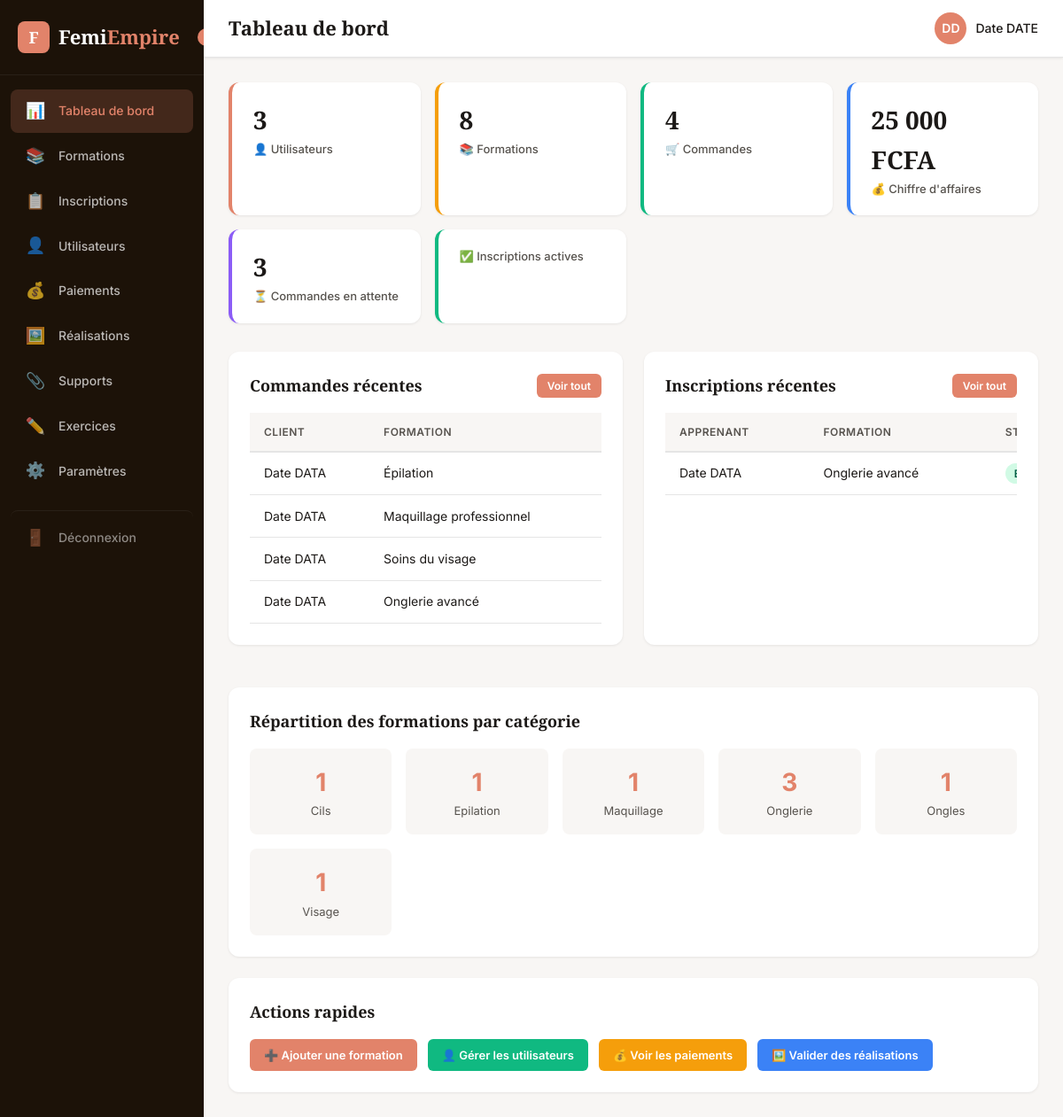
Page /pages/admin/index.php (signed in) on the committed database.
### tables this page shows
CREATE TABLE `commandes` (
  `id` int(11) NOT NULL,
  `utilisateur_id` int(11) NOT NULL,
  `formation_id` int(11) NOT NULL,
  `montant` decimal(10,2) NOT NULL,
  `status` enum('payee','en_attente','annulee') DEFAULT 'en_attente',
  `transaction_id` varchar(100) DEFAULT NULL,
  `logs` text DEFAULT NULL,
  `progression` int(11) DEFAULT 0,
  `modules_done` int(11) DEFAULT 0,
  `reference` varchar(50) DEFAULT NULL,
  `date_creation` timestamp NOT NULL DEFAULT current_timestamp(),
  `date_obtention` datetime DEFAULT NULL
);

CREATE TABLE `utilisateurs` (
  `id` int(11) NOT NULL,
  `prenom` varchar(100) NOT NULL,
  `nom` varchar(100) NOT NULL,
  `email` varchar(150) NOT NULL,
  `telephone` varchar(20) DEFAULT NULL,
  `password` varchar(255) NOT NULL,
  `role` enum('client','admin') DEFAULT 'client',
  `created_at` timestamp NOT NULL DEFAULT current_timestamp()
);

CREATE TABLE `formations` (
  `id` int(11) NOT NULL,
  `titre` varchar(255) NOT NULL,
  `description` text DEFAULT NULL,
  `image` varchar(255) DEFAULT NULL,
  `categorie` varchar(50) NOT NULL,
  `prix` decimal(10,2) NOT NULL DEFAULT 0.00,
  `duree` int(11) NOT NULL DEFAULT 0,
  `statut` enum('active','inactive') DEFAULT 'active',
  `created_at` timestamp NOT NULL DEFAULT current_timestamp()
);

### pages/admin/includes/functions.php (called while the page is built, shortened)
<?php
function formatPrice($price) {
    return number_format($price, 0, ',', ' ') . ' FCFA';
}
function getDashboardStats($pdo) {
    $stats = [];
    $stmt = $pdo->query("SELECT COUNT(*) as total FROM utilisateurs WHERE role != 'admin'");
    $stats['utilisateurs'] = $stmt->fetch()['total'] ?? 0;
    $stmt = $pdo->query("SELECT COUNT(*) as total FROM formations");
    $stats['formations'] = $stmt->fetch()['total'] ?? 0;
    $stmt = $pdo->query("SELECT COUNT(*) as total FROM commandes");
    $stats['commandes'] = $stmt->fetch()['total'] ?? 0;
    $stmt = $pdo->query("SELECT SUM(montant) as total FROM commandes WHERE status = 'payee'");
    $stats['ca_total'] = $stmt->fetch()['total'] ?? 0;
    $stmt = $pdo->query("SELECT COUNT(*) as total FROM commandes WHERE status = 'en_attente'");
    $stats['commandes_attente'] = $stmt->fetch()['total'] ?? 0;
    $stmt = $pdo->query("SELECT COUNT(*) as total FROM commandes WHERE status = 'payee'");
    $stats['inscriptions_actives'] = $stmt->fetch()['total'] ?? 0;
    $stmt = $pdo->query("
        SELECT c.*, u.prenom, u.nom, f.titre as formation_titre
        FROM commandes c
        JOIN utilisateurs u ON c.utilisateur_id = u.id
        JOIN formations f ON c.formation_id = f.id
        ORDER BY c.date_creation DESC
        LIMIT 5
    ");
    $stats['commandes_recentes'] = $stmt->fetchAll();
    $stmt = $pdo->query("
        SELECT i.*, u.prenom, u.nom, f.titre as formation_titre
        FROM commandes i
        JOIN utilisateurs u ON i.utilisateur_id = u.id
        JOIN formations f ON i.formation_id = f.id
        ORDER BY i.date_creation DESC
        LIMIT 5
    ");
    $stats['inscriptions_recentes'] = $stmt->fetchAll();
    $stmt = $pdo->query("
        SELECT categorie, COUNT(*) as total
        FROM formations
        GROUP BY categorie
    ");
    $stats['formations_categories'] = $stmt->fetchAll();
    return $stats;
}

### pages/admin/index.php (the view, shortened to what this page needs)
<?php
require_once __DIR__ . '/includes/header.php';
$pdo = getDB();
$stats = getDashboardStats($pdo);
?>
<div class="admin-content">
    <div class="stats-grid">
        <div class="stat-card">
            <div class="stat-number"><?= number_format($stats['utilisateurs']) ?></div>
            <div class="stat-label">👤 Utilisateurs</div>
        </div>
        <div class="stat-card orange">
            <div class="stat-number"><?= number_format($stats['formations']) ?></div>
            <div class="stat-label">📚 Formations</div>
        </div>
        <div class="stat-card green">
            <div class="stat-number"><?= number_format($stats['commandes']) ?></div>
            <div class="stat-label">🛒 Commandes</div>
        </div>
        <div class="stat-card blue">
            <div class="stat-number"><?= formatPrice($stats['ca_total']) ?></div>
            <div class="stat-label">💰 Chiffre d'affaires</div>
        </div>
        <div class="stat-card purple">
            <div class="stat-number"><?= number_format($stats['commandes_attente']) ?></div>
            <div class="stat-label">⏳ Commandes en attente</div>
        </div>
        <div class="stat-card green">
            <div class="stat-label">✅ Inscriptions actives</div>
        </div>
    </div>
    <div class="row" style="display:grid;grid-template-columns:1fr 1fr;gap:24px;">
        <div class="card">
            <div class="card-header">
                <h3 class="card-title">Commandes récentes</h3>
                <a href="paiements.php" class="btn btn-sm btn-primary">Voir tout</a>
            </div>
            <div class="table-wrapper">
                <table>
                    <thead>
                        <tr>
                            <th>Client</th>
                            <th>Formation</th>
                        </tr>
                    </thead>
                    <tbody>
                        <?php if (empty($stats['commandes_recentes'])): ?>
                            <tr>
                                <td colspan="4" style="text-align:center;color:var(--text-light);">Aucune commande récente</td>
                            </tr>
                        <?php else: ?>
                            <?php foreach ($stats['commandes_recentes'] as $cmd): ?>
                                <tr>
                                    <td><?= htmlspecialchars($cmd['prenom'] . ' ' . $cmd['nom']) ?></td>
                                    <td><?= htmlspecialchars($cmd['formation_titre']) ?></td>
                                </tr>
                            <?php endforeach; ?>
                        <?php endif; ?>
                    </tbody>
                </table>
            </div>
        </div>
        <div class="card">
            <div class="card-header">
                <h3 class="card-title">Inscriptions récentes</h3>
                <a href="inscriptions.php" class="btn btn-sm btn-primary">Voir tout</a>
            </div>
            <div class="table-wrapper">
                <table>
                    <thead>
                        <tr>
                            <th>Apprenant</th>
                            <th>Formation</th>
                            <th>Statut</th>
                        </tr>
                    </thead>
                    <tbody>
                        <?php
                        $inscriptionsPayees = array_filter(
                            $stats['inscriptions_recentes'],
                            fn($insc) => $insc['status'] === 'payee'
                        );
                        ?>
                        <?php if (empty($inscriptionsPayees)): ?>
                            <tr>
                                <td colspan="4" style="text-align:center;color:var(--text-light);">
                                    Aucune inscription récente
                                </td>
                            </tr>
                        <?php else: ?>
                            <?php foreach ($inscriptionsPayees as $insc): ?>
                                <?php
                                $progression = $insc['progression'] ?? 0;
                                $badge = $progression == 100 ? 'info' : 'success';
                                ?>
                                <tr>
                                    <td>
                                        <?= htmlspecialchars($insc['prenom'] . ' ' . $insc['nom']) ?>
                                    </td>
                                    <td>
                                        <?= htmlspecialchars($insc['formation_titre']) ?>
                                    </td>
                                    <td>
                                        <span class="badge badge-<?= $badge ?>">
                                        </span>
                                    </td>
                                </tr>
                            <?php endforeach; ?>
                        <?php endif; ?>
                    </tbody>
                </table>
            </div>
        </div>
    </div>
    <div class="card" style="margin-top:24px;">
        <div class="card-header">
            <h3 class="card-title">Répartition des formations par catégorie</h3>
        </div>
        <div style="display:grid;grid-template-columns:repeat(auto-fit,minmax(150px,1fr));gap:16px;">
            <?php foreach ($stats['formations_categories'] as $cat): ?>
                <div style="background:var(--bg);padding:16px;border-radius:8px;text-align:center;">
                    <div style="font-size:28px;font-weight:700;color:var(--primary);"><?= $cat['total'] ?></div>
                    <div style="font-size:13px;color:var(--text-light);"><?= htmlspecialchars(ucfirst($cat['categorie'])) ?></div>
                </div>
            <?php endforeach; ?>
        </div>
    </div>
    <div class="card" style="margin-top:24px;">
        <div class="card-header">
            <h3 class="card-title">Actions rapides</h3>
        </div>
        <div style="display:flex;gap:12px;flex-wrap:wrap;">
            <a href="formations.php?action=add" class="btn btn-primary">➕ Ajouter une formation</a>
            <a href="utilisateurs.php" class="btn btn-success">👤 Gérer les utilisateurs</a>
            <a href="paiements.php" class="btn btn-warning">💰 Voir les paiements</a>
            <a href="realisations.php" class="btn btn-info" style="background:#3b82f6;color:#fff;">🖼️ Valider des réalisations</a>
        </div>
    </div>
</div>
<?php require_once __DIR__ . '/includes/footer.php'; ?>

### pages/admin/css/admin.css (style rules this page uses)
:root { --primary: #e2836a; --primary-dark: #c96b54; --primary-darker: #b0553f; --secondary: #fcd34d; --bg: #f8f6f4; --sidebar-bg: #1c1208; --text: #1c1917; --text-light: #57534e; --border: #e5e5e5; --shadow: 0 1px 3px rgba(0,0,0,0.08); --radius: 12px; --transition: 0.3s ease; }
* { margin: 0; padding: 0; box-sizing: border-box; }
body { font-family: 'Inter', sans-serif; background: var(--bg); color: var(--text); line-height: 1.6; }
.admin-content { padding: 32px; }
.card { background: #fff; border-radius: var(--radius); box-shadow: var(--shadow); padding: 24px; margin-bottom: 24px; }
.card-header { display: flex; align-items: center; justify-content: space-between; margin-bottom: 16px; }
.card-title { font-family: 'Playfair Display', serif; font-size: 18px; font-weight: 700; }
.stats-grid { display: grid; grid-template-columns: repeat(auto-fit, minmax(200px, 1fr)); gap: 20px; margin-bottom: 32px; }
.stat-card { background: #fff; border-radius: var(--radius); padding: 20px 24px; box-shadow: var(--shadow); border-left: 4px solid var(--primary); }
.stat-card .stat-number { font-family: 'Playfair Display', serif; font-size: 28px; font-weight: 700; color: var(--text); }
.stat-card .stat-label { font-size: 13px; color: var(--text-light); font-weight: 500; }
.stat-card.orange { border-color: #f59e0b; }
.stat-card.green { border-color: #10b981; }
.stat-card.blue { border-color: #3b82f6; }
.stat-card.purple { border-color: #8b5cf6; }
.table-wrapper { overflow-x: auto; }
table { width: 100%; border-collapse: collapse; font-size: 14px; }
table thead { background: #f8f6f4; }
table th { padding: 12px 16px; text-align: left; font-weight: 600; color: var(--text-light); font-size: 12px; text-transform: uppercase; letter-spacing: 0.5px; border-bottom: 2px solid var(--border); }
table td { padding: 12px 16px; border-bottom: 1px solid var(--border); }
.badge { display: inline-block; padding: 2px 10px; border-radius: 20px; font-size: 12px; font-weight: 600; }
.badge-success { background: #d1fae5; color: #065f46; }
.btn { display: inline-flex; align-items: center; gap: 6px; padding: 8px 16px; border: none; border-radius: 6px; font-size: 13px; font-weight: 600; cursor: pointer; transition: all var(--transition); text-decoration: none; }
.btn-primary { background: var(--primary); color: #fff; }
.btn-success { background: #10b981; color: #fff; }
.btn-warning { background: #f59e0b; color: #fff; }
.btn-sm { padding: 4px 12px; font-size: 12px; }
html { width: 100%; overflow-x: hidden; }
body { width: 100%; min-width: 0; overflow-x: hidden; }
.table-wrapper { width: 100%; overflow-x: auto; -webkit-overflow-scrolling: touch; }
.table-wrapper table { min-width: 650px; }
.stats-grid { display: grid; grid-template-columns: repeat(6, minmax(0, 1fr)); gap: 20px; }
.stat-card { min-width: 0; overflow: hidden; }
.stat-card .stat-number { overflow-wrap: anywhere; }
.card { width: 100%; min-width: 0; overflow: hidden; }
.card-header { gap: 12px; flex-wrap: wrap; }
.card-title { min-width: 0; overflow-wrap: anywhere; }
.btn { max-width: 100%; white-space: normal; text-align: center; }
@media (max-width: 1200px) { .stats-grid { grid-template-columns: repeat(3, minmax(0, 1fr)); } }
@media (max-width: 1200px) { .admin-content { padding: 28px; } }
.admin-content { width: 100%; max-width: 100%; overflow-x: hidden; }
.card { width: 100%; max-width: 100%; overflow: hidden; }
.table-wrapper table, .card > table, .table { width: 100%; min-width: 700px; }
table td, table th { white-space: nowrap; }
table td:nth-child(2) { white-space: normal; }
.btn { max-width: 100%; }
.admin-content { width: 100%; max-width: 100%; box-sizing: border-box; }
.stats-grid { display: grid; grid-template-columns: repeat(4, minmax(0, 1fr)); gap: 16px; width: 100%; }
.stat-card { min-width: 0; width: 100%; box-sizing: border-box; }

### rows in the picture
commandes: formation "3", utilisateur "4", utilisateur.nom "Date DATA", formation.titre "Soins du visage"
commandes: utilisateur.nom "Date DATA", formation.titre "Épilation"
commandes: utilisateur.nom "Date DATA", formation.titre "Maquillage professionnel"
commandes: utilisateur.nom "Date DATA", formation.titre "Onglerie avancé"

### other values in the picture
$titles[$current_page] "Tableau de bord"
$user_name "Date DATE"
$stats['formations'] "8"
formatPrice($stats['ca_total']) "25 000 FCFA"
$cat['total'] "1"
$cat['categorie'] "Cils"
$cat['categorie'] "Epilation"
$cat['categorie'] "Maquillage"
$cat['total'] "3"
$cat['categorie'] "Onglerie"
$cat['categorie'] "Ongles"
$cat['categorie'] "Visage"
